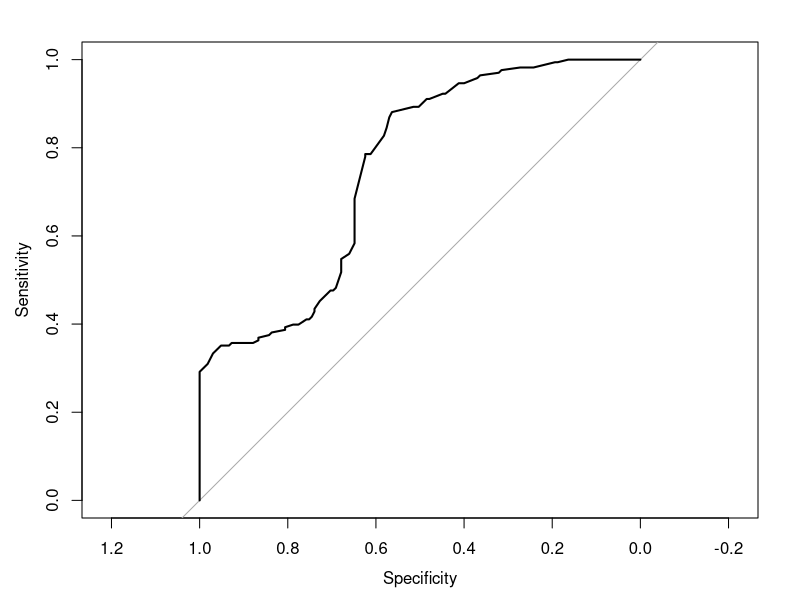
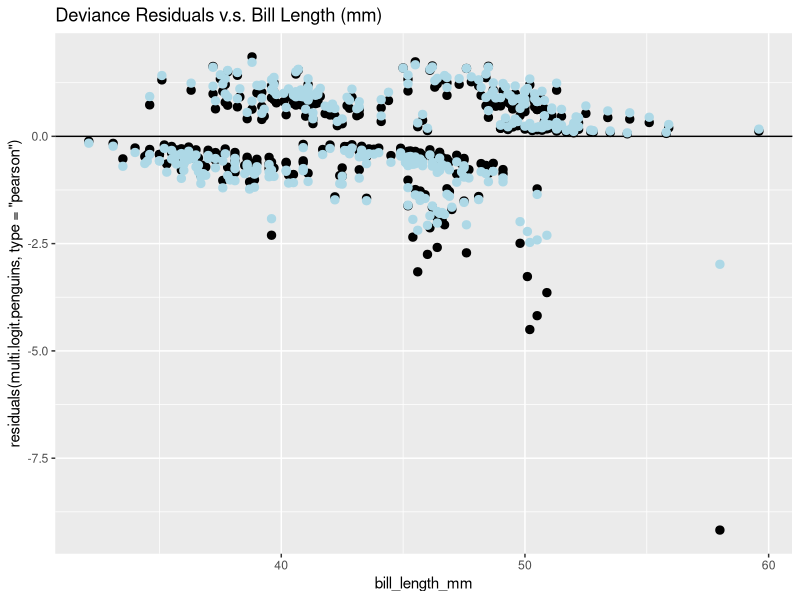
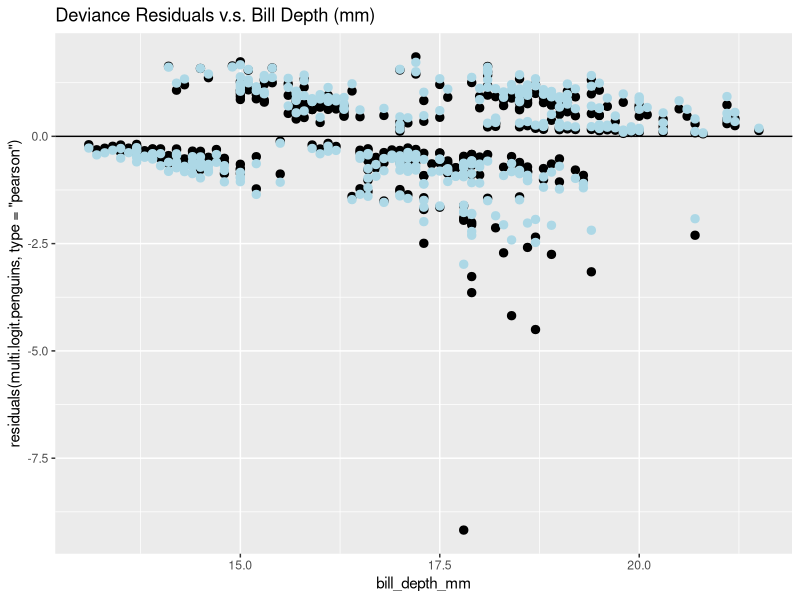

Here is the R script that generated these plots, in order:
## ---- chunk 1
knitr::opts_chunk$set(echo = TRUE)
## ---- chunk 2
library(palmerpenguins) # You may need to install this package
library(tidyverse) # You may need to install this package
data(penguins)
penguins_complete <- penguins %>% drop_na()
view(penguins_complete)
## ---- chunk 3
logit.penguins = glm(sex~body_mass_g,family=binomial,data=penguins_complete)
summary(logit.penguins)
## ---- chunk 4
Beta1.hat <- 0.0012398
exp.Beta1 <- exp(Beta1.hat)
exp.Beta1
# or we can just this function, which yields the same result:
exp(coef(logit.penguins)[2])
## ---- chunk 5
confint.default(logit.penguins)
# If we want the odds ratio, instead of the log-odds ratio, we simply need to exponentiation the estimate (or endpoints of the interval):
exp(confint.default(logit.penguins))
## ---- chunk 6
penguins_complete = penguins_complete %>% mutate(phat_eh = predict(logit.penguins,type="response"))
# this adds a new column to our penguins_complete table with all the phat ()
## ---- chunk 7
# the logistic equation, represents the fitted values on the curve (in this case for x=3500):
# phat = exp(Beta0.hat + Beta1.hat*body_mass_g)/ (1 + exp(Beta0.hat + Beta1.hat*body_mass_g))
Beta0.hat <- -5.1625416
Beta1.hat <- 0.0012398
phat = exp(Beta0.hat + Beta1.hat*3500)/ (1 + exp(Beta0.hat + Beta1.hat*3500))
phat
## ---- chunk 8
exp(confint(logit.penguins,"body_mass_g"))
exp(confint.default(logit.penguins,"body_mass_g"))

## ---- chunk 9
library(pROC)
penguins.roc = roc(sex~fitted(logit.penguins),data=penguins_complete)
plot(penguins.roc)
## ---- chunk 10
library(palmerpenguins)
library(tidyverse)
library(ggfortify)
library(MASS)
## ---- chunk 11
data(penguins)
penguins_complete <- penguins %>% drop_na()
multi.logit.penguins <- glm(sex ~ bill_depth_mm + bill_length_mm, family = binomial, data = penguins_complete)
# multiple logistic regression model fit with bill length and depth to sex
summary(multi.logit.penguins)
## ---- chunk 12
qt(0.05, nrow(penguins_complete)-2, lower.tail = FALSE)
qt(0.01, nrow(penguins_complete)-2, lower.tail = FALSE)
## ---- chunk 13
stepAIC(multi.logit.penguins)
stepAIC(glm(sex~bill_depth_mm, family=binomial, data=penguins_complete))
stepAIC(glm(sex~bill_length_mm, family=binomial, data=penguins_complete))

## ---- chunk 14
ggplot(data=penguins_complete,
       aes(y=residuals(multi.logit.penguins,type="pearson"),x=bill_length_mm)) + 
  geom_point(size=2.5) + geom_hline(yintercept=0)  + ggtitle("Deviance Residuals v.s. Bill Length (mm)") + 
  geom_point(aes(y=residuals(multi.logit.penguins,type="deviance")), col="lightblue",size=2.5)

ggplot(data=penguins_complete, aes(y = residuals(multi.logit.penguins,type="pearson"), x = bill_depth_mm)) + 
  geom_point(size=2.5) + 
  geom_hline(yintercept=0) + 
  ggtitle("Deviance Residuals v.s. Bill Depth (mm)") + 
  geom_point(aes(y=residuals(multi.logit.penguins,type="deviance")), col="lightblue",size=2.5)

## ---- chunk 15
null.model <- glm(sex~1, family = binomial, data = penguins_complete)
n <- nrow(penguins_complete)

# Nagel and McFadden
Nagel = (1-((exp(logLik(null.model)))/exp(logLik(multi.logit.penguins))))^(2/n)/
    (1-exp(logLik(null.model)))^(2/n)
McFadden = 1 - logLik(multi.logit.penguins)/logLik(null.model)
print(Nagel)
print(McFadden)
